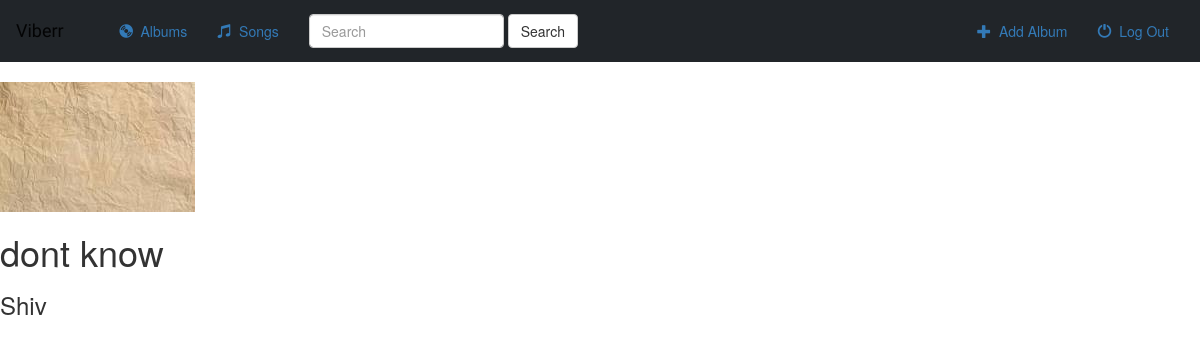
The app's page /music/1/ with its own data.
### music/models.py (models this page shows, shortened)
class Album(models.Model):
    artist = models.CharField(max_length=250)
    alum_title =models.CharField(max_length=500)
    genre = models.CharField(max_length=100)
    alum_logo = models.ImageField()

### music/views.py (the view)
# urls.py: re_path(r'^(?P<pk>[0-9]+)/$', views.DetailView.as_view(), name='detail'),
class DetailView(generic.DetailView):
    model =Album
    template_name = 'music/detail.html'

### music/templates/music/detail.html (shortened to what this page needs)
{% extends 'music/base.html' %}
{% block body %}
    <img src="{{ album.alum_logo.url }}">
    <h1>{{ album.alum_title }} </h1>
    <h3>{{album.artist }} </h3>
{% endblock body %}

### music/static/style.css (style rules this page uses)
body { background-color: white; background-image: url("image/download.png"); }

### records on screen
Album: alum_logo (picture), alum_title "dont know", artist "Shiv"
